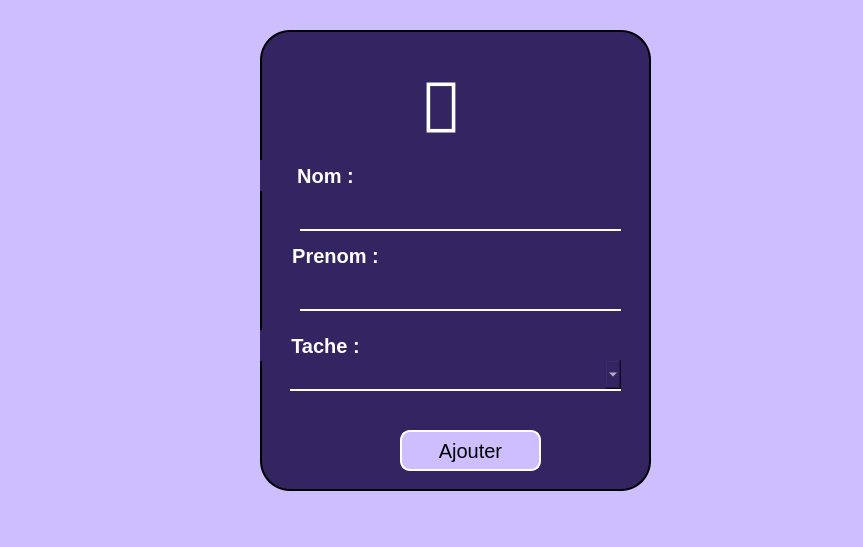
<?xml version="1.0" encoding="UTF-8"?>
<ui version="4.0">
 <class>Dialog</class>
 <widget class="QDialog" name="Dialog">
  <property name="geometry">
   <rect>
    <x>0</x>
    <y>0</y>
    <width>863</width>
    <height>547</height>
   </rect>
  </property>
  <property name="windowTitle">
   <string>Dialog</string>
  </property>
  <property name="styleSheet">
   <string notr="true">background-color:#CDBEFF;</string>
  </property>
  <widget class="QLabel" name="label_2">
   <property name="geometry">
    <rect>
     <x>260</x>
     <y>30</y>
     <width>391</width>
     <height>461</height>
    </rect>
   </property>
   <property name="styleSheet">
    <string notr="true">border: 2px solid rgba(0, 0, 0, 255);
border-radius: 30px;
background-color:#332562;

</string>
   </property>
   <property name="text">
    <string/>
   </property>
  </widget>
  <widget class="QLabel" name="label_8">
   <property name="geometry">
    <rect>
     <x>420</x>
     <y>60</y>
     <width>121</width>
     <height>91</height>
    </rect>
   </property>
   <property name="font">
    <font>
     <family>Segoe MDL2 Assets</family>
     <pointsize>-1</pointsize>
    </font>
   </property>
   <property name="styleSheet">
    <string notr="true">background-color:#332562;
color:#FFFFFF;
font-size:70px;
</string>
   </property>
   <property name="text">
    <string></string>
   </property>
  </widget>
  <widget class="QPushButton" name="pushButton_3">
   <property name="geometry">
    <rect>
     <x>260</x>
     <y>160</y>
     <width>131</width>
     <height>31</height>
    </rect>
   </property>
   <property name="font">
    <font>
     <pointsize>-1</pointsize>
     <bold>true</bold>
    </font>
   </property>
   <property name="styleSheet">
    <string notr="true">background-color:#332562;
color:#FFFFFF;
font-size:20px;
border:none;</string>
   </property>
   <property name="text">
    <string>Nom :</string>
   </property>
  </widget>
  <widget class="QLineEdit" name="lineEdit_3">
   <property name="geometry">
    <rect>
     <x>300</x>
     <y>200</y>
     <width>321</width>
     <height>31</height>
    </rect>
   </property>
   <property name="styleSheet">
    <string notr="true">background-color:#332562;
color:#FFFFFF;
font-size:20px;
border:none;
border-bottom: 2px solid #FFFFFF;</string>
   </property>
   <property name="text">
    <string/>
   </property>
  </widget>
  <widget class="QPushButton" name="pushButton_4">
   <property name="geometry">
    <rect>
     <x>270</x>
     <y>240</y>
     <width>131</width>
     <height>31</height>
    </rect>
   </property>
   <property name="font">
    <font>
     <pointsize>-1</pointsize>
     <bold>true</bold>
    </font>
   </property>
   <property name="styleSheet">
    <string notr="true">background-color:#332562;
color:#FFFFFF;
font-size:20px;
border:none;</string>
   </property>
   <property name="text">
    <string>Prenom :</string>
   </property>
  </widget>
  <widget class="QLineEdit" name="lineEdit_4">
   <property name="geometry">
    <rect>
     <x>300</x>
     <y>280</y>
     <width>321</width>
     <height>31</height>
    </rect>
   </property>
   <property name="styleSheet">
    <string notr="true">background-color:#332562;
color:#FFFFFF;
font-size:20px;
border:none;
border-bottom: 2px solid #FFFFFF;</string>
   </property>
   <property name="text">
    <string/>
   </property>
  </widget>
  <widget class="QPushButton" name="pushButton_5">
   <property name="geometry">
    <rect>
     <x>260</x>
     <y>330</y>
     <width>131</width>
     <height>31</height>
    </rect>
   </property>
   <property name="font">
    <font>
     <pointsize>-1</pointsize>
     <bold>true</bold>
    </font>
   </property>
   <property name="styleSheet">
    <string notr="true">background-color:#332562;
color:#FFFFFF;
font-size:20px;
border:none;</string>
   </property>
   <property name="text">
    <string>Tache :</string>
   </property>
  </widget>
  <widget class="QComboBox" name="comboBox">
   <property name="geometry">
    <rect>
     <x>290</x>
     <y>360</y>
     <width>331</width>
     <height>31</height>
    </rect>
   </property>
   <property name="styleSheet">
    <string notr="true">background-color:#332562;
color:#FFFFFF;
font-size:20px;
border:none;
border-bottom: 2px solid #FFFFFF;</string>
   </property>
  </widget>
  <widget class="QPushButton" name="pushButton">
   <property name="geometry">
    <rect>
     <x>400</x>
     <y>430</y>
     <width>141</width>
     <height>41</height>
    </rect>
   </property>
   <property name="styleSheet">
    <string notr="true">
font-size:20px;
border:none;
border: 2px solid #FFFFFF;
border-radius: 10px;</string>
   </property>
   <property name="text">
    <string>Ajouter</string>
   </property>
  </widget>
 </widget>
 <resources/>
 <connections/>
</ui>
